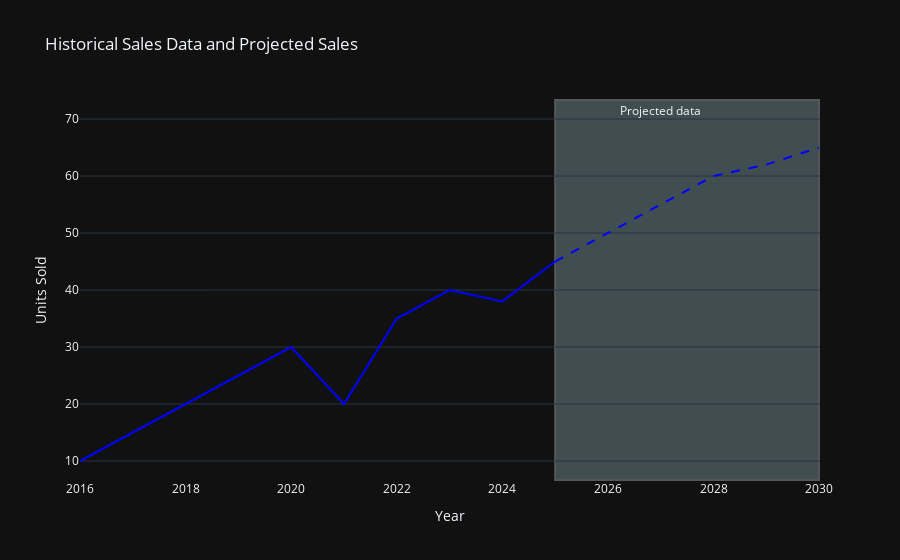

Write notebook code for a chart like this one.
### Code cell
# Add annotation for projection period
fig.add_annotation(
    x=projection["Date"].iloc[2],  # Middle of the projection period
    y=max(df["Value"]) * 1.1,  # Slightly above max value
    text="Projected data",
    showarrow=False,
)
fig.show()

### Figure 1 — Plotly figure (JSON) as saved in the notebook; plotly's stock layout.template omitted (floating-point values rounded to 4 significant figures)
{"data": [{"line": {"color": "blue"}, "mode": "lines", "name": "Historical", "type": "scatter", "x": ["2015-12-31T00:00:00.000000000", "2016-12-31T00:00:00.000000000", "2017-12-31T00:00:00.000000000", "2018-12-31T00:00:00.000000000", "2019-12-31T00:00:00.000000000", "2020-12-31T00:00:00.000000000", "2021-12-31T00:00:00.000000000", "2022-12-31T00:00:00.000000000", "2023-12-31T00:00:00.000000000", "2024-12-31T00:00:00.000000000"], "y": [10, 15, 20, 25, 30, 20, 35, 40, 38, 45]}, {"line": {"color": "blue", "dash": "dash"}, "mode": "lines", "name": "Projection", "type": "scatter", "x": ["2024-12-31T00:00:00.000000000", "2025-12-31T00:00:00.000000000", "2026-12-31T00:00:00.000000000", "2027-12-31T00:00:00.000000000", "2028-12-31T00:00:00.000000000", "2029-12-31T00:00:00.000000000"], "y": [45, 50, 55, 60, 62, 65]}], "layout": {"annotations": [{"showarrow": false, "text": "Projected data", "x": "2026-12-31T00:00:00", "y": 71.5}], "shapes": [{"fillcolor": "lightblue", "layer": "below", "opacity": 0.3, "type": "rect", "x0": "2024-12-31T00:00:00", "x1": "2029-12-31T00:00:00", "xref": "x", "y0": 0, "y1": 1, "yref": "paper"}], "showlegend": false, "title": {"text": "Historical Sales Data and Projected Sales"}, "xaxis": {"showgrid": false, "title": {"text": "Year"}}, "yaxis": {"showgrid": true, "title": {"text": "Units Sold"}}}}
